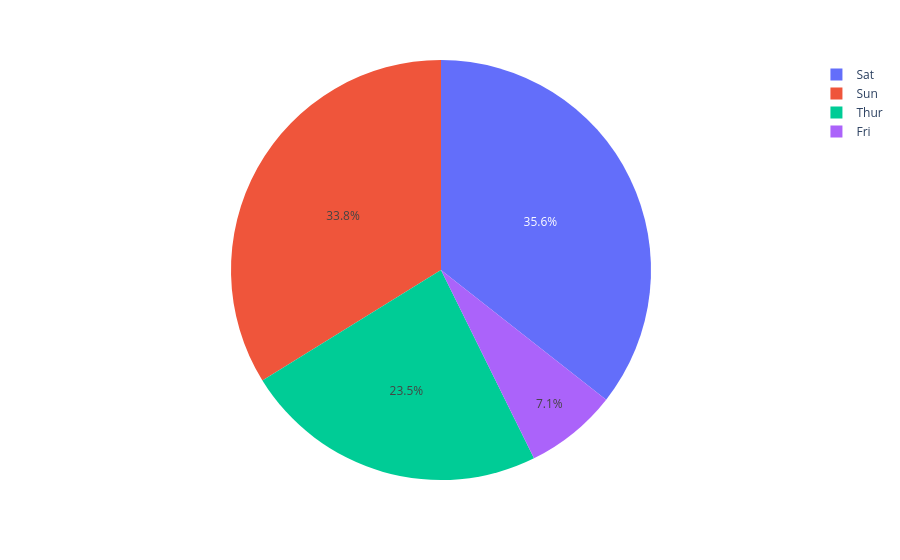

Notebook cell for this chart:
### Markdown cell above
### >>>Different Plots
We can plot different type of plots using the ready-made scripts.
- https://plotly.com/python/

### Code cell
import plotly.express as px
# This dataframe has 244 lines, but 4 distinct values for `day`
df = px.data.tips()
fig = px.pie(df, values='tip', names='day')
fig.show()

### Figure 1 — Plotly figure (JSON) as saved in the notebook; plotly's stock layout.template omitted (floating-point values rounded to 4 significant figures; data arrays with more than 128 entries replaced by an {"elided": "..."} marker saying what was removed)
{"data": [{"domain": {"x": [0, 1], "y": [0, 1]}, "hovertemplate": "day=%{label}<br>tip=%{value}<extra></extra>", "labels": {"elided": "244 str values"}, "legendgroup": "", "name": "", "showlegend": true, "type": "pie", "values": {"elided": "244 float values"}}], "layout": {"legend": {"tracegroupgap": 0}, "margin": {"t": 60}}}
